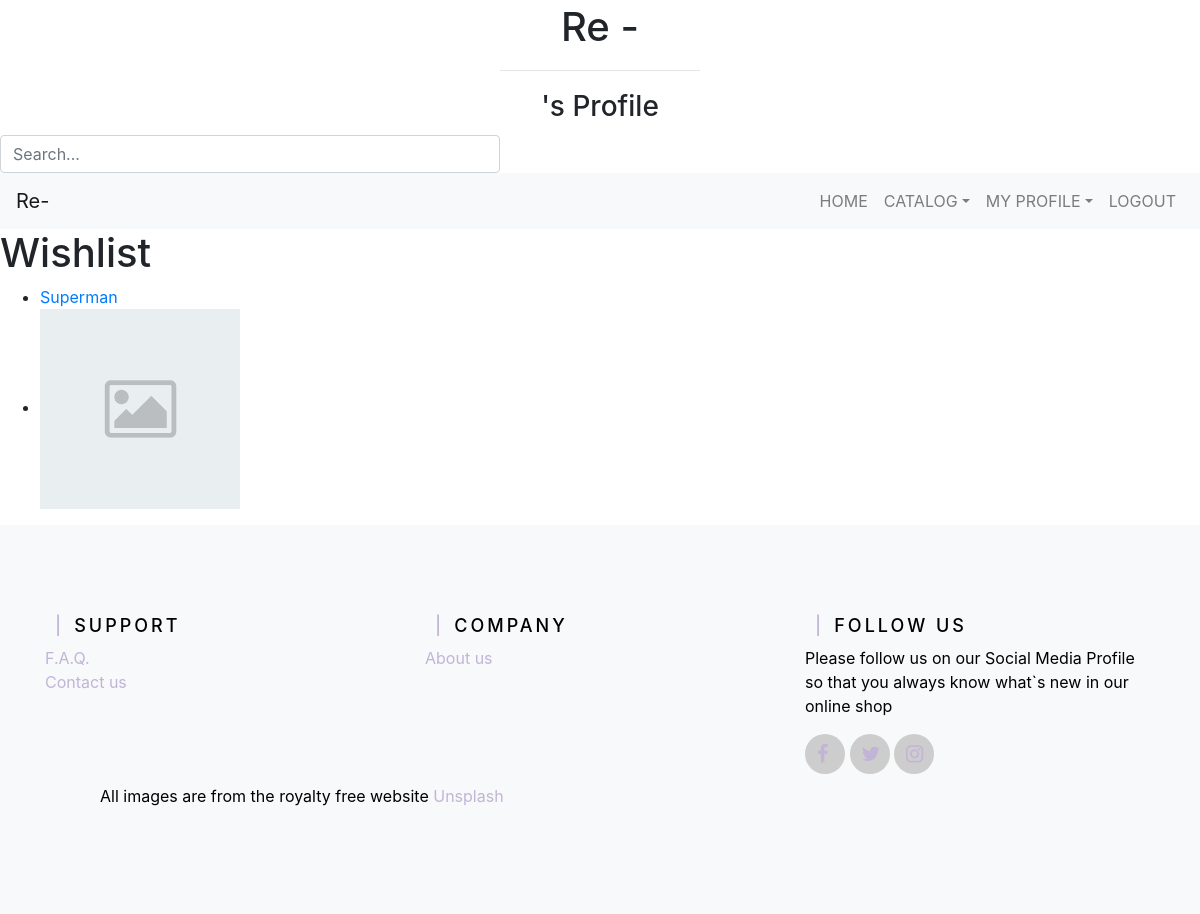
Page /reuse/berywell/wishlist/ (signed in) on the earlier database version.
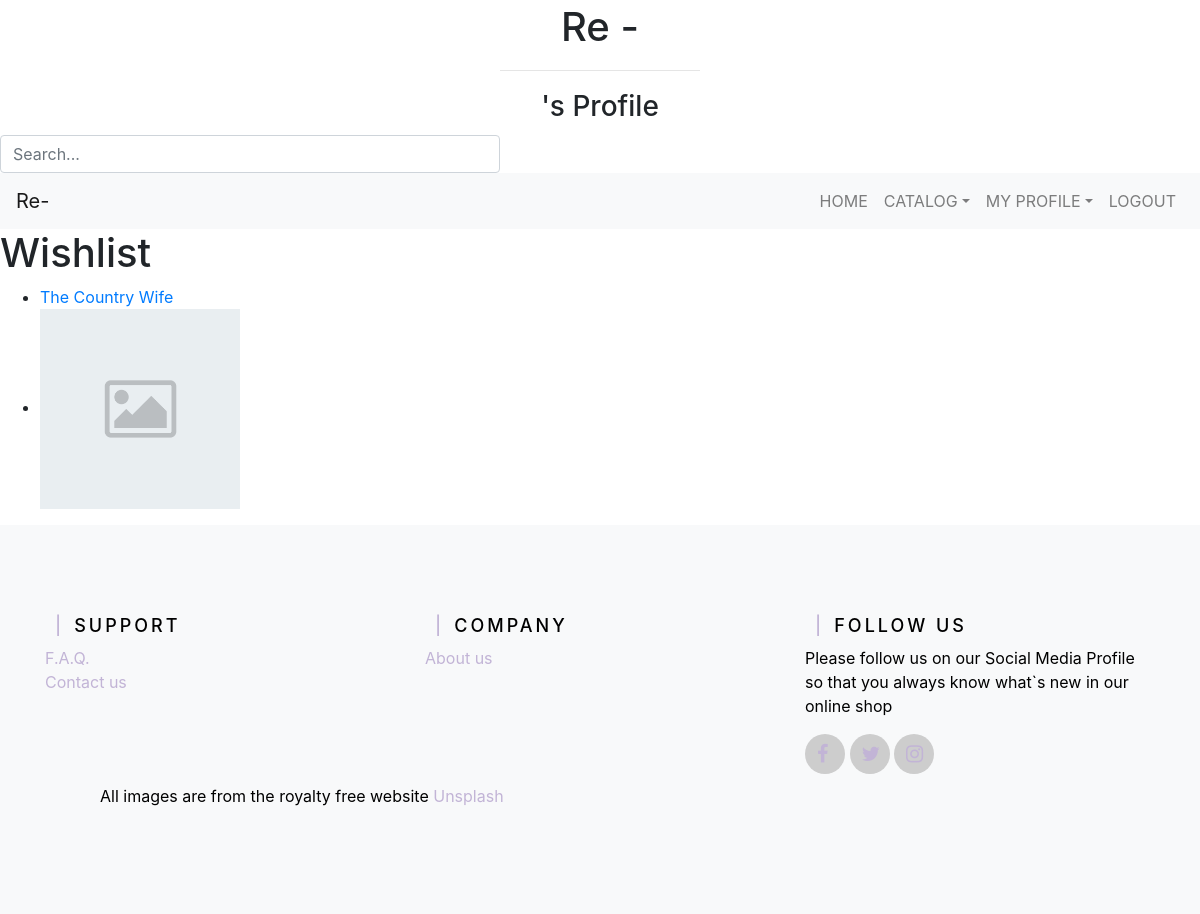
Same page on the later database version.
### reuse/models.py (models this page shows, shortened)
class Product(models.Model):
    name = models.CharField(max_length = 128, help_text = "Eg. Notebook")
    subcategory = models.ForeignKey(Subcategory, on_delete = models.CASCADE)
    category = models.ForeignKey(Category, blank=True, null=True, on_delete = models.CASCADE)
    description = models.TextField(help_text = "Tell the buyers something about your product")
    price = models.FloatField(default = 0, help_text = "3.50")
    date = models.DateField(auto_now_add=True, blank=True, null=True)
    slug = models.SlugField(unique = True)
    image1 = models.ImageField(upload_to='product_images', default='product_images/default.png')
    class Meta:
        abstract = True

class CurrentProduct(Product):
    image2 = models.ImageField(upload_to='product_images', blank = True)
    image3 = models.ImageField(upload_to='product_images', blank = True)
    image4 = models.ImageField(upload_to='product_images', blank = True)
    image5 = models.ImageField(upload_to='product_images', blank = True)
    seller = models.ForeignKey(UserProfile, on_delete = models.CASCADE, related_name="seller")

### reuse/views.py (the view)
# urls.py: path('<slug:user_name_slug>/wishlist/', views.wishlist, name='wishlist'),
@login_required
def wishlist(request, user_name_slug):
    user = request.user.id
    try:
        userProfile = UserProfile.objects.get(user=user)
    except UserProfile.DoesNotExist:
        print("you don't have a userprofile")
        return redirect('/reuse/')
    try:
        wishlist = Wishlist.objects.get(user=userProfile)
        products = wishlist.products.filter(wishlist=wishlist)
    except Wishlist.DoesNotExist:
        return redirect('/reuse/')
    return render(request,'reuse/wishlist.html', {'products': products})

### reuse/templatetags/reuse_template_tags.py (called while the page is built)
@register.inclusion_tag('reuse/categories.html')
def get_category_list():
    catlist = {}
    category_list = Category.objects.order_by('name')
    catlist['categories'] = {}
    for cat in category_list:
        catlist['categories'][cat] = Subcategory.objects.filter(category=cat).order_by('name')
    return catlist

@register.simple_tag
def get_user_name(user):
    try:
        profile = UserProfile.objects.get(user=user)
        name = profile.slug
    except:
        name = None
    return name

### templates/reuse/wishlist.html (shortened to what this page needs)
{% extends 'reuse/profile.html' %}
{% load staticfiles %}
{% block body_block %}
    <h1>Wishlist</h1>
    {% if products %}
    <ul>
        {% for product in products %}
            <li><a href="{% url 'reuse:product' product.category.slug product.subcategory.slug product.slug %}">{{ product.name }}</a></li>
            <li><img src="{{ product.image1.url }}" style="width:200px;height:200px;"></li>
        {% endfor %}
    </ul>
    {% else %}
        <strong>Your wishlist is still empty.</strong>
        <p>What are you waiting for? It's second-hand shopping time!</p>
   {% endif %}
{% endblock %}

Differences in the rows shown:
removed CurrentProduct: name "Superman", image1 (placeholder picture)
now on this page (row unchanged): CurrentProduct: name "The Country Wife", image1 (placeholder picture)
